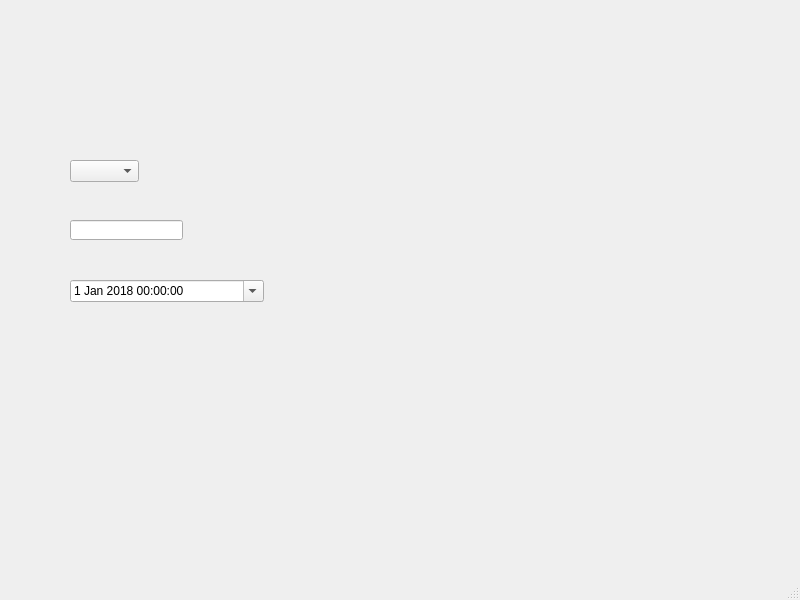
<?xml version="1.0" encoding="UTF-8"?>
<ui version="4.0">
 <class>MainWindow</class>
 <widget class="QMainWindow" name="MainWindow">
  <property name="geometry">
   <rect>
    <x>0</x>
    <y>0</y>
    <width>800</width>
    <height>600</height>
   </rect>
  </property>
  <property name="windowTitle">
   <string>MainWindow</string>
  </property>
  <widget class="QWidget" name="centralwidget">
   <widget class="QComboBox" name="comboShoe">
    <property name="geometry">
     <rect>
      <x>70</x>
      <y>160</y>
      <width>69</width>
      <height>22</height>
     </rect>
    </property>
   </widget>
   <widget class="QLineEdit" name="lineEdit">
    <property name="geometry">
     <rect>
      <x>70</x>
      <y>220</y>
      <width>113</width>
      <height>20</height>
     </rect>
    </property>
   </widget>
   <widget class="QDateTimeEdit" name="datetimeDiary">
    <property name="geometry">
     <rect>
      <x>70</x>
      <y>280</y>
      <width>194</width>
      <height>22</height>
     </rect>
    </property>
    <property name="date">
     <date>
      <year>2018</year>
      <month>1</month>
      <day>1</day>
     </date>
    </property>
    <property name="calendarPopup">
     <bool>true</bool>
    </property>
   </widget>
  </widget>
  <widget class="QMenuBar" name="menubar">
   <property name="geometry">
    <rect>
     <x>0</x>
     <y>0</y>
     <width>800</width>
     <height>21</height>
    </rect>
   </property>
  </widget>
  <widget class="QStatusBar" name="statusbar"/>
 </widget>
 <resources/>
 <connections/>
</ui>
